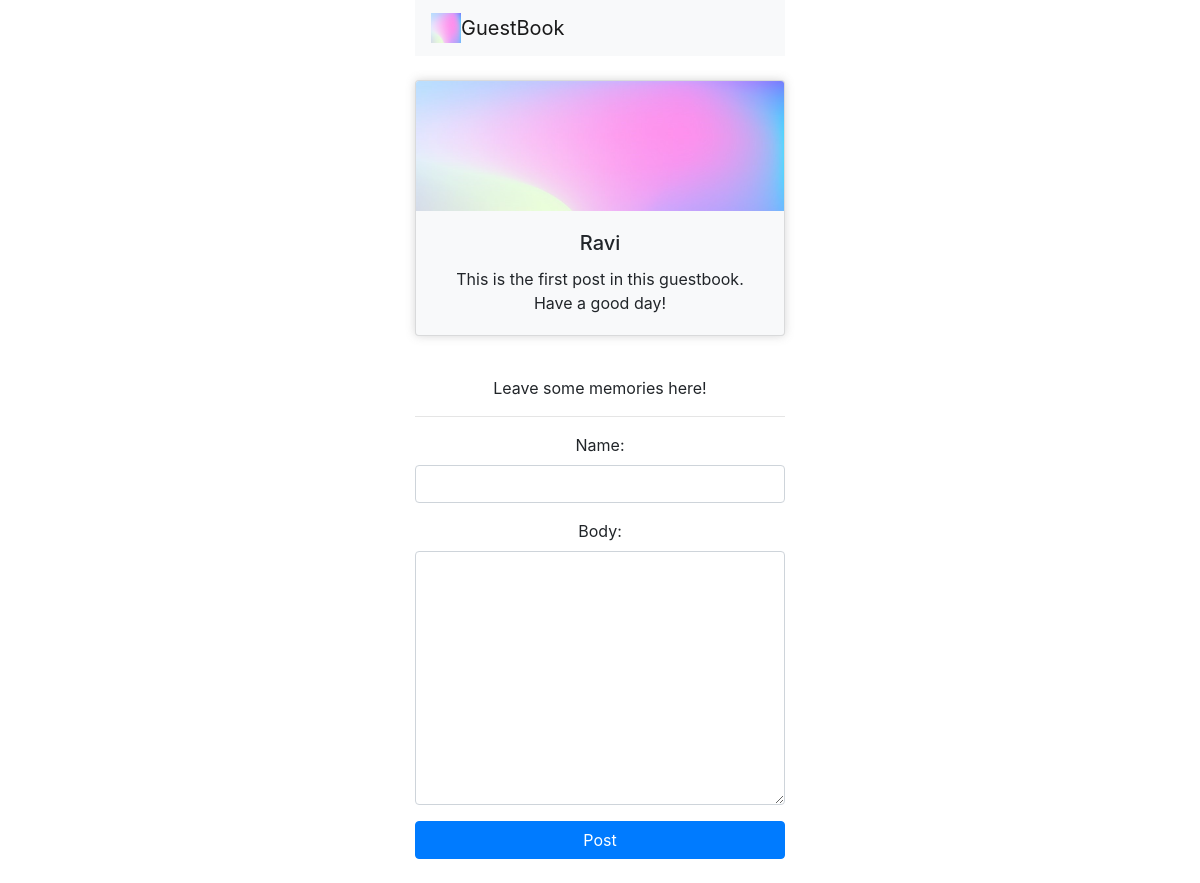
Before: / with the older database file.
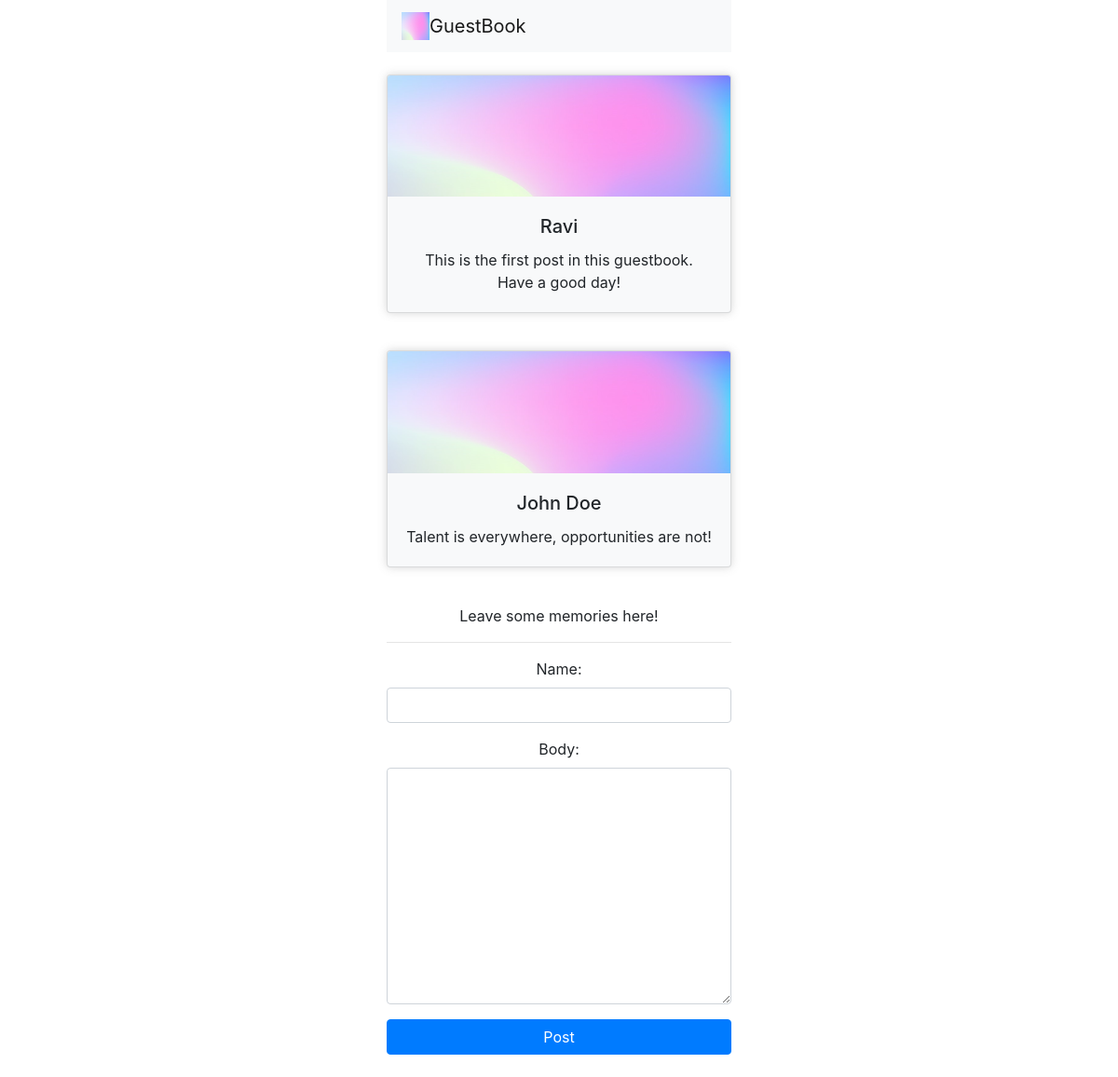
After: the same page with the newer database file.
### guest_post/models.py (models this page shows, shortened)
class Post(models.Model):
    name = models.CharField(max_length=200)
    body = models.TextField()

### guest_post/views.py (the view)
# urls.py: path("", views.index, name="index"),
def index(request):
    posts = Post.objects.all()
    if request.method == 'POST':
        form = PostForm(request.POST)
        if form.is_valid():
            form.save()
            return redirect('/')
    else:
        form = PostForm()
    context = {
        "posts": posts,
        "form": form,
    }
    return render(request, "index.html", context)

### guest_post/forms.py
class PostForm(forms.ModelForm):
    class Meta:
        model = Post
        fields = ('name','body')
        widgets = {
            'name': forms.TextInput(attrs={'class': 'form-control'}),
            'body': forms.Textarea(attrs={'class': 'form-control'})
        }

### guest_post/templates/index.html (shortened to what this page needs)
<!DOCTYPE html>
<html lang="en">
<head>
    <link rel="stylesheet" href="https://stackpath.bootstrapcdn.com/bootstrap/4.3.1/css/bootstrap.min.css">
</head>
<body>
    <div class="container" style="max-width: 25rem;">
	<nav class="navbar navbar-light bg-light">
		<a class="navbar-brand" href="#">
		{% load static %}
		<img src="{% static "images/img.jpg" %}" width="30" height="30" class="d-inline-block align-top" alt="">GuestBook</a>
</nav>
    {% for post in posts %}
    <div align="center">
        <div class="card bg-light mb-3" style="max-width: 27rem;">
			{% load static %}
			<img class="card-img-top" src="{% static "images/img.jpg" %}">
			<div class="card-body">
				<h5 class="card-title">{{ post.name }}</h5>
				<p class="card-text">{{ post.body }}</p>
            </div>
		</div>
    {% endfor %}
<p>Leave some memories here!</p>
<hr>
    {% block content %}
    <form method="post">
        <div class="form-group">
        {{ form.as_p }}
        </div>
        <input class="btn btn-primary btn-block" type="submit" value="Post"/>
    </form>
    {% endblock %}
    </div>
	</div>
</body>
</html>

### guest_post/templates/index.html (style rules this page uses)
.card { box-shadow: 0 0 10px 0 rgba(100, 100, 100, 0.26); }

Changed rows visible on the page:
added Post: name "John Doe", body "Talent is everywhere, opportunities are not!"
